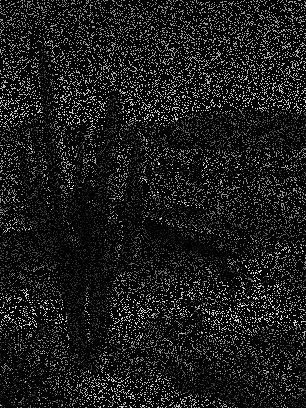
#> input picture img_restore/data/test/A.png, 306 x 408 px
$ python -i prep_data.py   (imports and definitions only)   (Python 2 division)   (older library calls are emulated)
#> lines starting #> are read from the running program, lines starting #| are printed output that depends on the picture
import subprocess
from scipy.misc import *
import matplotlib

# [1 line not run here, left out]
import matplotlib.pyplot as plt
import glob
import numpy as np
import os

ori_prefix = 'voc2012_ori/'
cmd = 'mkdir -p ' + ori_prefix
# [1 line not run here, left out]

corr_prefix = 'voc2012_corr/'
cmd = 'mkdir -p ' + corr_prefix
# [1 line not run here, left out]


def gen_img(img_name):
#> called with img_name = 'test/A.png'
    print os.path.basename(img_name)
    ori_img_name = ori_prefix + os.path.basename(img_name).split('.')[0] + '.png'
    corr_img_name = corr_prefix + os.path.basename(img_name).split('.')[0] + '.png'

    img_np = imread(img_name, mode='RGB')
#> img_np: shape (408, 306, 3); min 0, max 255, mean 25.7

    def rgb2gray(rgb):
        return np.dot(rgb[..., :3], [0.299, 0.587, 0.114])

    img_np = rgb2gray(img_np)
    img_np = np.stack([img_np, img_np.copy(), img_np.copy()], axis=-1)

    ori_img = imresize(img_np, (256, 256, 3))
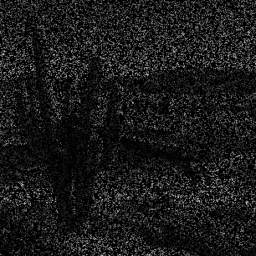
#> ori_img: shape (256, 256, 3); min 0, max 198, mean 25.8
    # ori_img[ori_img == 0] = 1
    # assert ori_img.all(), "All should not be corrupted"
    # print img_np.shape, ori_img.shape

    assert ori_img.dtype == np.uint8
    imsave(ori_img_name, ori_img)

    noise_mask = np.ones(shape=ori_img.shape, dtype=np.uint8)
    rows, cols, chnls = ori_img.shape
#> rows = 256; cols = 256; chnls = 3
    noise_ratio = [0.4, 0.6, 0.8][np.random.randint(low=0, high=3)]
    noise_num = int(noise_ratio * cols)
#> noise_num = 102

    # for chnl in range(chnls):
    for row in range(rows):
        choose_col = np.random.permutation(cols)[:noise_num]
        noise_mask[row, choose_col, 0] = 0
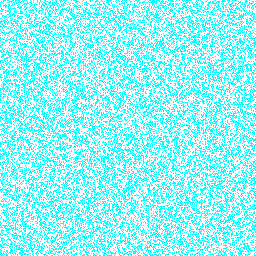
#> noise_mask: shape (256, 256, 3); mean of channels 0, 1, 2 0.602, 1, 1; drawn with 1 as white
    noise_mask = np.stack([noise_mask[..., 0].copy(),
                           noise_mask[..., 0].copy(),
                           noise_mask[..., 0].copy()], axis=-1)

    corr_img = np.multiply(ori_img, noise_mask)
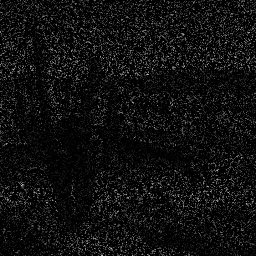
#> corr_img: shape (256, 256, 3); min 0, max 191, mean 15.6
    assert corr_img.dtype == np.uint8

    def summary(x, name='o'):
        pass
        # print name, ' ', x.ravel()[:10]

    imsave(corr_img_name, corr_img)
    ori_img2 = imread(ori_img_name, mode='RGB')
    corr_img2 = imread(corr_img_name, mode='RGB')

    summary(ori_img)
    summary(ori_img2)

    summary(corr_img)
    summary(corr_img2)

    assert np.array_equal(ori_img, ori_img2), 'should equal'
    assert np.array_equal(corr_img, corr_img2), 'same'


img_l = glob.glob('voc2012/*.jpg')
import subprocess
# [5 lines of commented-out code are left out]
import multiprocessing as mp

pool_size = mp.cpu_count() * 4
pool = mp.Pool(processes=pool_size)
# [6 lines not run here, left out]

>>> result = gen_img('test/A.png')
